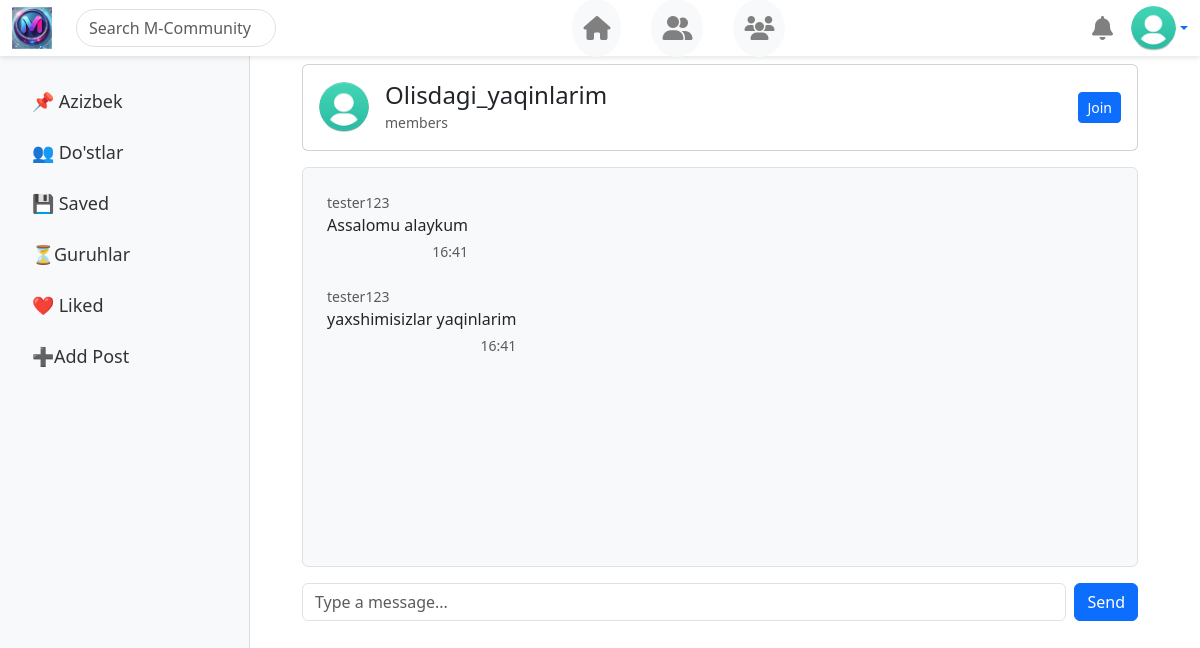
/group/group_detail/1/ (signed in), run on the app's committed database.
### accounts/models.py (models this page shows, shortened)
class CustomUser(AbstractUser):
    age = models.PositiveIntegerField(blank=True,null=True)
    image = models.ImageField(upload_to='account_images/',default='images/images.jpg')

### group/models.py (models this page shows, shortened)
class Group(models.Model):
    name = models.CharField(max_length=255,unique=True)
    description = models.TextField(null=True,blank=True)
    created_at = models.DateTimeField(auto_now_add=True)
    admin = models.ForeignKey(CustomUser,on_delete=models.CASCADE,related_name='owned_group')
    image = models.ImageField(upload_to='group_images',default='images/images.jpg')

class GroupMessage(models.Model):
    sender = models.ForeignKey(CustomUser,on_delete=models.CASCADE)
    group = models.ForeignKey(Group,on_delete=models.CASCADE)
    text = models.TextField()
    created_at = models.DateTimeField(auto_now_add=True)

### group/views.py (the view)
# urls.py: path('group_detail/<int:group_id>/',views.group_detail,name='group_detail'),
def group_detail(request, group_id):
    group = get_object_or_404(Group, id=group_id)
    messages = GroupMessage.objects.filter(group=group).order_by('created_at')
    if request.method == "POST":
        text = request.POST.get("message-text")
        if text:
            GroupMessage.objects.create(group=group, sender=request.user, text=text)
            return redirect('group_detail', group_id=group.id)  # Yangi xabar qo‘shilgandan keyin sahifani qayta yuklash
    return render(request, 'group/group_detail.html', {'group': group, 'messages': messages})

### templates/group/group_detail.html (shortened to what this page needs)
{% extends "base.html" %}
{% block content %}
<div class="container mt-4">
    <div class="card">
        <div class="card-body d-flex align-items-center">
            <img src="{{ group.image.url }}" class="rounded-circle me-3" width="50" height="50" alt="Group Avatar" style="object-fit: cover;">
            <div>
                <h4 class="m-0">{{ group.name }}</h4>
                <small class="text-muted">{{ group.members.count }} members</small>
            </div>
            <div class="ms-auto">
                {% if user in group.members.all %}
                    <a class="btn btn-danger btn-sm" href="{% url 'leave_group'  %}">Leave</a>
                {% else %}
                    <a href="{% url 'join_group' group.id %}" class="btn btn-primary btn-sm">Join</a>
                {% endif %}
            </div>
        </div>
    </div>
    <div class="chat-box mt-3 p-3 border rounded" style="height: 400px; overflow-y: auto; background: #f8f9fa;">
        {% for message in messages %}
            <div class="d-flex {% if message.sender == user %}justify-content-end{% else %}justify-content-start{% endif %} mb-2">
                <div class="message p-2 rounded {% if message.sender == user %}bg-primary text-white{% else %}bg-light{% endif %}"
                     style="max-width: 60%; border-radius: 15px;">
                    <small class="d-block text-muted">{{ message.sender.username }}</small>
                    {{ message.text }}
                    <div class="text-muted small text-end mt-1">{{ message.created_at|date:"H:i" }}</div>
                </div>
            </div>
        {% empty %}
            <p class="text-center text-muted">No messages yet.</p>
        {% endfor %}
    </div>
<div class="mt-3">
    <form method="POST" action="{% url 'group_detail' group.id %}" class="d-flex">
        <input type="text" name="message-text" class="form-control me-2" placeholder="Type a message..." required>
        <button class="btn btn-primary" type="submit">Send</button>
    </form>
</div>
</div>
{% endblock %}

### templates/base.html (shortened to what this page needs)
{% load static %}
<!DOCTYPE html>
<html lang="uz">
<head>
    <link rel="stylesheet" href="https://cdn.jsdelivr.net/npm/bootstrap@5.3.0/dist/css/bootstrap.min.css">
    <link rel="stylesheet" href="https://cdnjs.cloudflare.com/ajax/libs/font-awesome/6.4.2/css/all.min.css">
</head>
<body>
<nav class="navbar navbar-expand-lg fixed-top">
    <div class="container-fluid d-flex align-items-center justify-content-center w-100">
        <div class="d-flex align-items-center">
            <a href="#" class="navbar-brand">
                <img src="{% static 'images/logo1.jpg' %}" width="40" alt="Logo">
            </a>
            <input type="text" class="form-control rounded-pill ms-2 d-none d-md-block"
                   placeholder="Search M-Community" style="max-width: 200px;">
        </div>
        <div class="d-flex justify-content-center flex-grow-1">
            <a href="{% url 'home' %}" class="btn btn-light nav-icon" data-bs-toggle="tooltip" title="Asosiy sahifa">
                <i class="fas fa-home"></i>
            </a>
            <a href="{% url 'friends' %}" class="btn btn-light nav-icon" data-bs-toggle="tooltip" title="Do‘stlar">
                <i class="fas fa-user-friends"></i>
            </a>
            <a href="{% url 'group_list' %}" class="btn btn-light nav-icon" data-bs-toggle="tooltip" title="Guruhlar">
                <i class="fas fa-users"></i>
            </a>
        </div>
        <div class="d-flex align-items-center">
            <div class="dropdown">
                <a href="#" class="nav-icon position-relative" id="notificationDropdown" data-bs-toggle="dropdown">
                    <i class="fas fa-bell"></i>
                </a>
            </div>
            <div class="dropdown ms-2">
                <a href="#" class="d-flex align-items-center text-decoration-none dropdown-toggle" data-bs-toggle="dropdown">
                    <img src="{{user.image.url}}" class="profile-img">
                </a>
            </div>
        </div>
    </div>
</nav>
<div class="container-fluid">
    <div class="row">
        <nav class="sidebar">
            <ul class="nav flex-column">
                <li class="nav-item"><a class="nav-link" href="{% url 'profile' user.username  %}">📌 {{user.username}}</a></li>
                <li class="nav-item"><a class="nav-link" href="{% url 'friends' %}">👥 Do'stlar</a></li>
                <li class="nav-item"><a class="nav-link" href="{% url 'saved_post' %}">💾 Saved</a></li>
                <li class="nav-item"><a class="nav-link" href="{% url 'group_list' %}">⏳Guruhlar</a></li>
                <li class="nav-item"><a class="nav-link" href="{% url 'liked_post' %}">❤️ Liked</a></li>
                <li class="nav-item"><a class="nav-link" href="{% url 'add_post' %}">➕Add Post</a></li>
            </ul>
        </nav>
        <main class="main-content">
            {% block content %}
            {% endblock content %}
        </main>
    </div>
</div>
</body>
</html>

### templates/base.html (style rules this page uses)
.navbar { background-color: white; box-shadow: 0 2px 5px rgba(0, 0, 0, 0.1); }
.nav-icon { font-size: 1.5rem; margin-left: 30px; color: gray; padding: 10px; border-radius: 50%; transition: background 0.3s, text-decoration 0.3s; text-decoration: none; }
.profile-img { width: 45px; height: 45px; border-radius: 50%; object-fit: cover; cursor: pointer; }
.navbar { height: 56px; }
.sidebar { position: fixed; top: 56px; left: 0; width: 250px; height: calc(100vh - 56px); background-color: #f8f9fa; padding-top: 20px; border-right: 1px solid #ddd; overflow-y: auto; }
.sidebar .nav-link { font-size: 18px; font-weight: 500; color: #333; padding: 12px 20px; transition: background 0.3s, color 0.3s; }
.main-content { margin-left: 270px; padding: 20px; max-width: 900px; width: 100%; margin-top: 20px; }

### data on the page
CustomUser: image (picture), username "Azizbek"
Group: image (picture), name "Olisdagi_yaqinlarim"
GroupMessage: sender.username "tester123", text "Assalomu alaykum", created_at "16:41"
GroupMessage: sender.username "tester123", text "yaxshimisizlar yaqinlarim", created_at "16:41"
